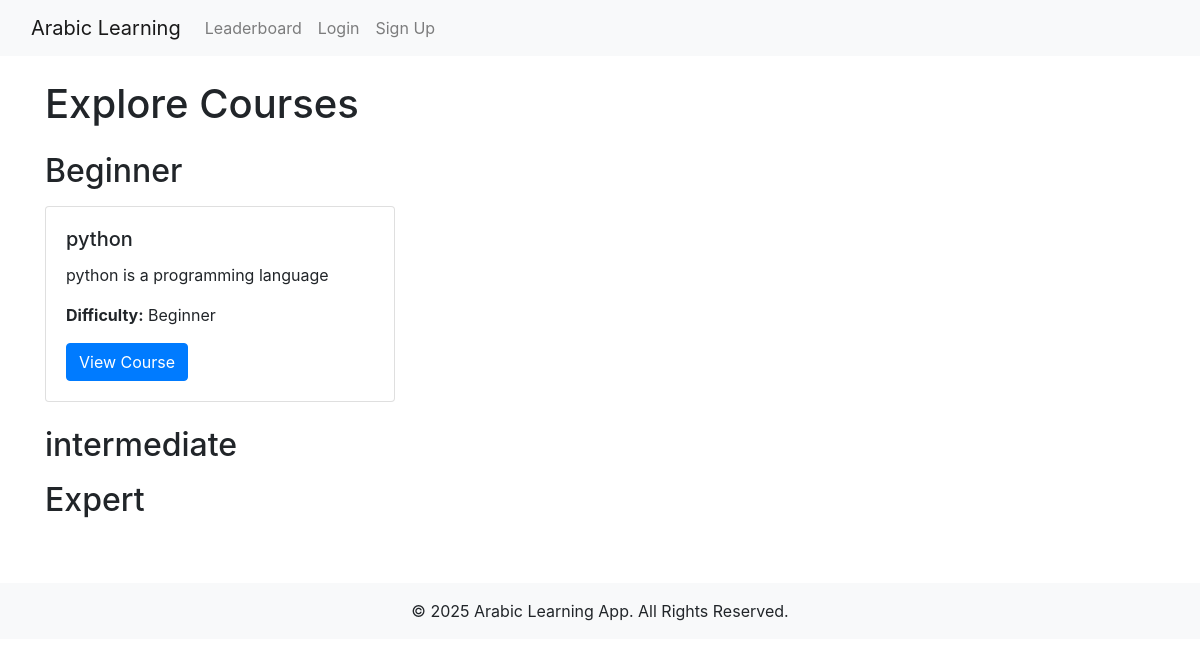
The page /arabic_lessons/courses/ on the database its author committed.
### arabic_lessons/models.py (models this page shows, shortened)
class Category(models.Model):
    name = models.CharField(max_length=255)
    description = models.TextField()

class Course(models.Model):
    title = models.CharField(max_length=255)
    description = models.TextField()
    category = models.ForeignKey(Category, on_delete=models.CASCADE, related_name='courses')
    difficulty_level = models.CharField(
        max_length=50,
        choices=[("Beginner", "Beginner"), ("Intermediate", "Intermediate"), ("Advanced", "Advanced")],
    )
    image = models.ImageField(upload_to='course_images/', blank=True, null=True)

### arabic_lessons/views.py (the view)
# urls.py: path('courses/', views.course_list, name='course_list'),
def course_list(request):
    categories = Category.objects.prefetch_related('courses')
    return render(request, 'arabic_lessons/course_list.html', {'categories': categories})

### arabic_lessons/templates/arabic_lessons/course_list.html (shortened to what this page needs)
{% extends 'arabic_lessons/base.html' %}
{% block content %}
<h1 class="mb-4">Explore Courses</h1>
{% for category in categories %}
    <h2 class="mb-3">{{ category.name }}</h2>
    <div class="row">
        {% for course in category.courses.all %}
            <div class="col-md-4 mb-4">
                <div class="card">
                    <div class="card-body">
                        <h5 class="card-title">{{ course.title }}</h5>
                        <p class="card-text">{{ course.description|truncatewords:20 }}</p>
                        <p><strong>Difficulty:</strong> {{ course.difficulty_level }}</p>
                        <a href="{% url 'arabic_lessons:course_detail' course.id %}" class="btn btn-primary">View Course</a>
                    </div>
                </div>
            </div>
        {% endfor %}
    </div>
{% endfor %}
{% endblock %}

### arabic_lessons/templates/arabic_lessons/base.html (shortened to what this page needs)
<!DOCTYPE html>
<html lang="en">
<head>
    {% load static %}
    <link rel="stylesheet" href="{% static "css/bootstrap.min.css" %}">
    <link rel="stylesheet" href="{% static "css/all.min.css" %}">
</head>
<body>
    <nav class="navbar navbar-expand-lg navbar-light bg-light">
        <div class="container-fluid">
            <a class="navbar-brand" href="{% url 'arabic_lessons:course_list' %}">Arabic Learning</a>
            <div class="collapse navbar-collapse" id="navbarNav">
                <ul class="navbar-nav ms-auto">
                    <li class="nav-item"><a class="nav-link" href="{% url 'arabic_lessons:leaderboard' %}">Leaderboard</a></li>
                    {% if user.is_authenticated %}
                        <li class="nav-item"><a class="nav-link" href="{% url 'arabic_lessons:user_progress' %}">My Progress</a></li>
                        <li class="nav-item"><a class="nav-link" href="{% url 'users:logout' %}">Logout</a></li>
                    {% else %}
                        <li class="nav-item"><a class="nav-link" href="{% url 'users:login' %}">Login</a></li>
                        <li class="nav-item"><a class="nav-link" href="{% url 'users:register' %}">Sign Up</a></li>
                    {% endif %}
                </ul>
            </div>
        </div>
    </nav>
    <div class="container mt-4">
        {% block content %}
        {% endblock %}
    </div>
    <footer class="bg-light text-center text-lg-start mt-5">
        <div class="text-center p-3">
            © 2025 Arabic Learning App. All Rights Reserved.
        </div>
    </footer>
</body>
</html>

### rows shown on the page
Category: name "Beginner"
Course: title "python", description "python is a programming language", difficulty_level "Beginner"
Category: name "intermediate"
Category: name "Expert"
